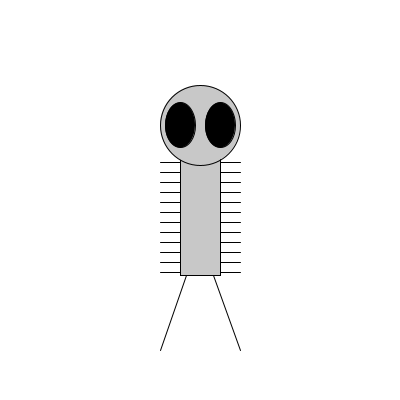
Frame 1 (no input)
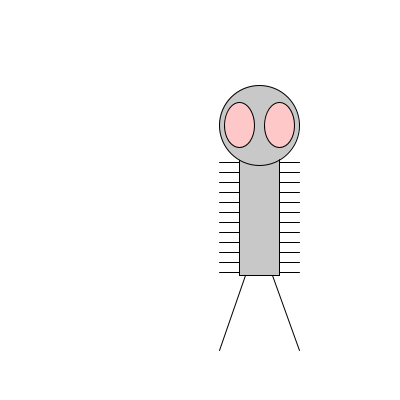
Frame 60 (the mouse pressed at the canvas centre just before this capture)
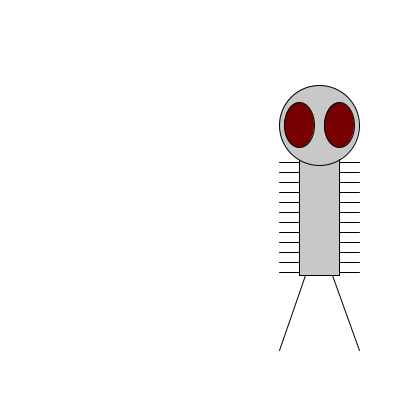
Frame 120 (the mouse held since frame 60 and released just before this capture)

The Processing sketch that drew these frames (run headless with seeded random() and noise(); from frame 60 on, the mouse is pressed at the canvas centre):

// Processing sketch: Zoog_forLoop_legs
// ── Zoog_forLoop_legs.pde
float x = 200;
float y = 200;
float w = 80;
float h = 150;
float eyeSize = 30;

float speed = 1;

float eyeR = 0;
float eyeG = 0;
float eyeB = 0;
float a = 0;

void setup() {
  size(400, 400);
  println(width, height);
};


void draw() {
  if(x > width || x < 0){
    speed = speed * -1;
  };

  // if you put background here, you can erace the previous rendering. that way i see only one newest monster
  background(255);
  
  //set mode
  ellipseMode(CENTER);
  rectMode(CENTER);
  
  for (float i = y -h/4; i < y + h/2; i +=10) {
    line(x - w/2, i, x + w/2, i);
  };

  //body and face
  fill(200,200,200);
  rect(x, y, w/2, h);
  ellipse(x, y-h/2, w, w);
  
  // eyes
  fill(eyeR, eyeG, eyeB);
  ellipse(x -20, y-h/2, eyeSize, eyeSize*1.5);
  ellipse(x +20, y-h/2, eyeSize, eyeSize *1.5);
  //legs
  line(x-w/6, y + h/2, x-w/2, y+h);
  line(x+w/6, y + h/2, x+w/2, y+h);

  x = x + speed;
  eyeR = constrain(abs(mouseX - x), 0, 255);
  eyeG = abs(mouseY - y);
  eyeB = abs(mouseX - y);
};
